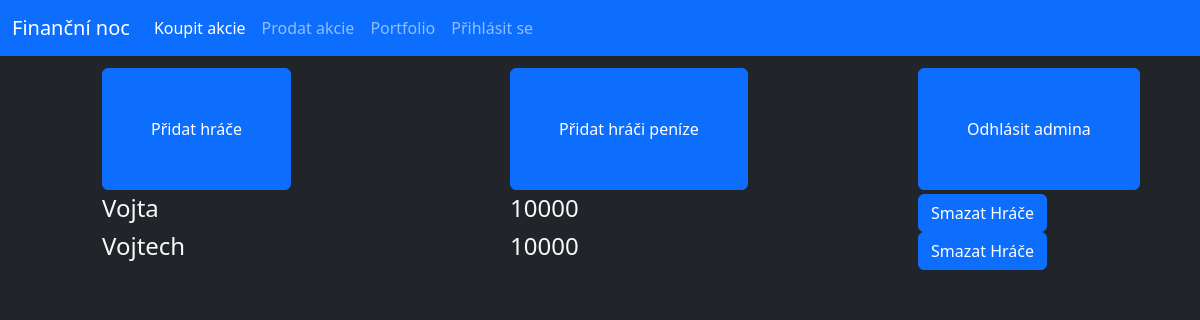
Before: /admin (signed in) with the older database file.
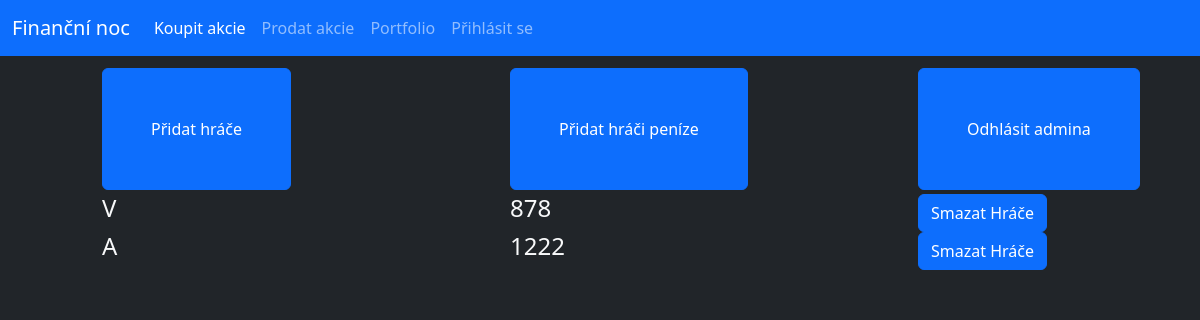
After: the same page with the newer database file.
### database.py (models this page shows, shortened)
class User(db.Model):
    _id = db.Column("id", db.Integer, primary_key=True)
    name = db.Column(db.String(40))
    money = db.Column(db.Integer)
    password = db.Column(db.String(70))

### router.py (the view)
@app.route("/admin")
def admin():
    if "adminLogin" in session:
        users = User.query.all()
        return render_template("admin.html", users=users)
    else:
        return redirect(url_for("adminLogin"))

### templates/admin.html (shortened to what this page needs)
{% extends "main.html" %}
{% block content %}
    <div class="row px-3 py-1"></div>
    <div class="row py-1">
        <div class="col offset-1">
            <form action="/admin/addUser" method="GET">
                <button class="btn btn-primary py-5 px-5">Přidat hráče</button>
            </form>
        </div>
        <div class="col offset-1">
            <form action="/admin/addMoney" method="GET">
                <button class="btn btn-primary py-5 px-5">Přidat hráči peníze</button>
            </form>
        </div>
        <div class="col offset-1">
            <form action="/admin/logout" method="GET">
                <button class="btn btn-primary py-5 px-5">Odhlásit admina</button>
            </form>
        </div>
    </div>
    {% for usr in users %}
        <form method="POST" action="/del/{{usr._id}}">
            <div class="row">
                <div class="col offset-1 --bs-border-color-translucent"><h4 class="text-light">{{usr.name}}</h4></div>
                <div class="col offset-1 --bs-border-color-translucent"><h4 class="text-light">{{usr.money}}</h4></div>
                <div class="col offset-1">
                    <button type="submit" class="btn btn-primary">Smazat Hráče</button>
                </div>
            </div>
        </form>
    {% endfor %}
{% endblock%}

Changed rows visible on the page:
changed User (number 1 of 2 on the later page): name "Vojta" → "V"; money "10000" → "878"
changed User (number 2 of 2 on the later page): name "Vojtech" → "A"; money "10000" → "1222"
